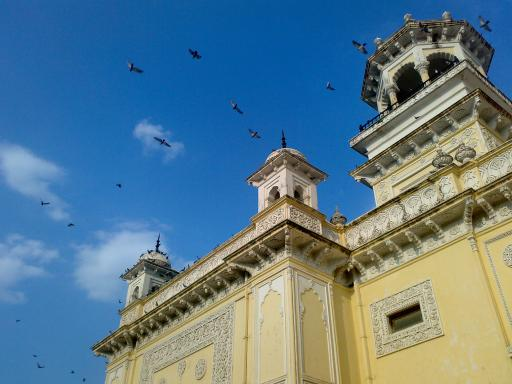
#> input picture cwd/home.jpg, 512 x 384 px, found by its file name
$ python 07-color-quantization.py
#> lines starting #> are read from the running program, lines starting #| are printed output that depends on the picture
import numpy as np
import cv2 as cv
from matplotlib import pyplot as plt

# read
img = cv.imread('home.jpg', cv.IMREAD_COLOR)
#> img is the input picture: shape (384, 512, 3); mean B, G, R 141.2, 123.9, 91.6
img = cv.cvtColor(img, cv.COLOR_BGR2RGB)

# convert all pixels to list
Z = img.copy().reshape((-1, 3))

# convert to np.float32
Z = np.float32(Z)

# define criteria, number of clusters(K) and apply kmeans()
criteria = (cv.TERM_CRITERIA_EPS + cv.TERM_CRITERIA_MAX_ITER, 10, 1.0)

K = (2, 4, 8)
for idx, k in enumerate(K):
    ret, label, center = cv.kmeans(Z, k, None, criteria, 10, cv.KMEANS_RANDOM_CENTERS)
    # Now convert back into uint8, and make original image
    center = np.uint8(center)
    # fill pixels with label
    pixel = label.flatten()
    # convet label to (r,g,b) tuple
    res = center[pixel]
    # reshape to image
    result = res.reshape(img.shape)

    # add quantization image
    plt.subplot(2, 2, idx + 2)
    plt.imshow(result)
    plt.title("k = %s" % k)
#> this loop made 3 passes
#> ret on passes 2 to 3: 261775482.8, 104421747.2
#> (ret, center) on pass 1: (741780996.8, [[43, 97, 144], [177, 170, 134]])
#> pass 1, `result = res.reshape(img.shape)`:
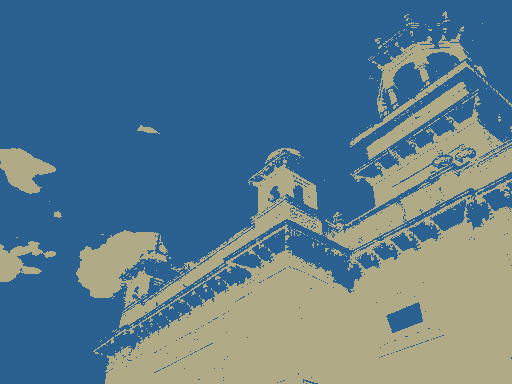
#> result: shape (384, 512, 3); mean R, G, B 91.2, 123.3, 140.4
#> pass 2, `result = res.reshape(img.shape)`:
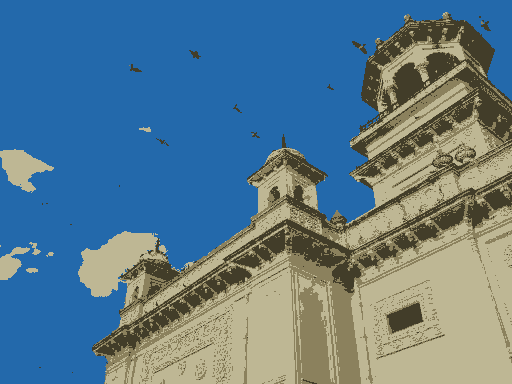
#> result: shape (384, 512, 3); mean R, G, B 91.3, 123.2, 140.9
#> pass 3, `result = res.reshape(img.shape)`:
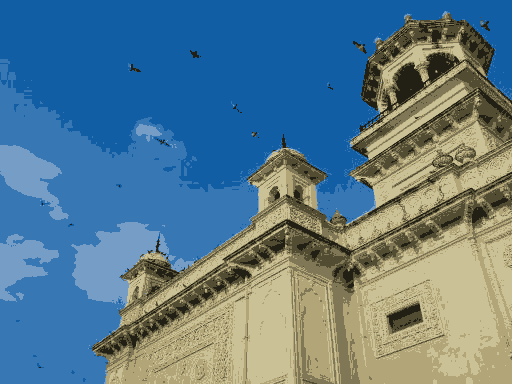
#> result: shape (384, 512, 3); mean R, G, B 91.3, 123.4, 140.8

# add original
plt.subplot(2, 2, 1)
plt.imshow(img)
plt.title("original")

# show
plt.show()
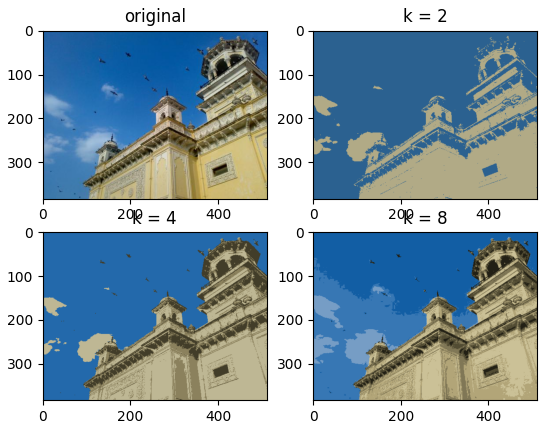
#> figure drawn by matplotlib, 4 panels
